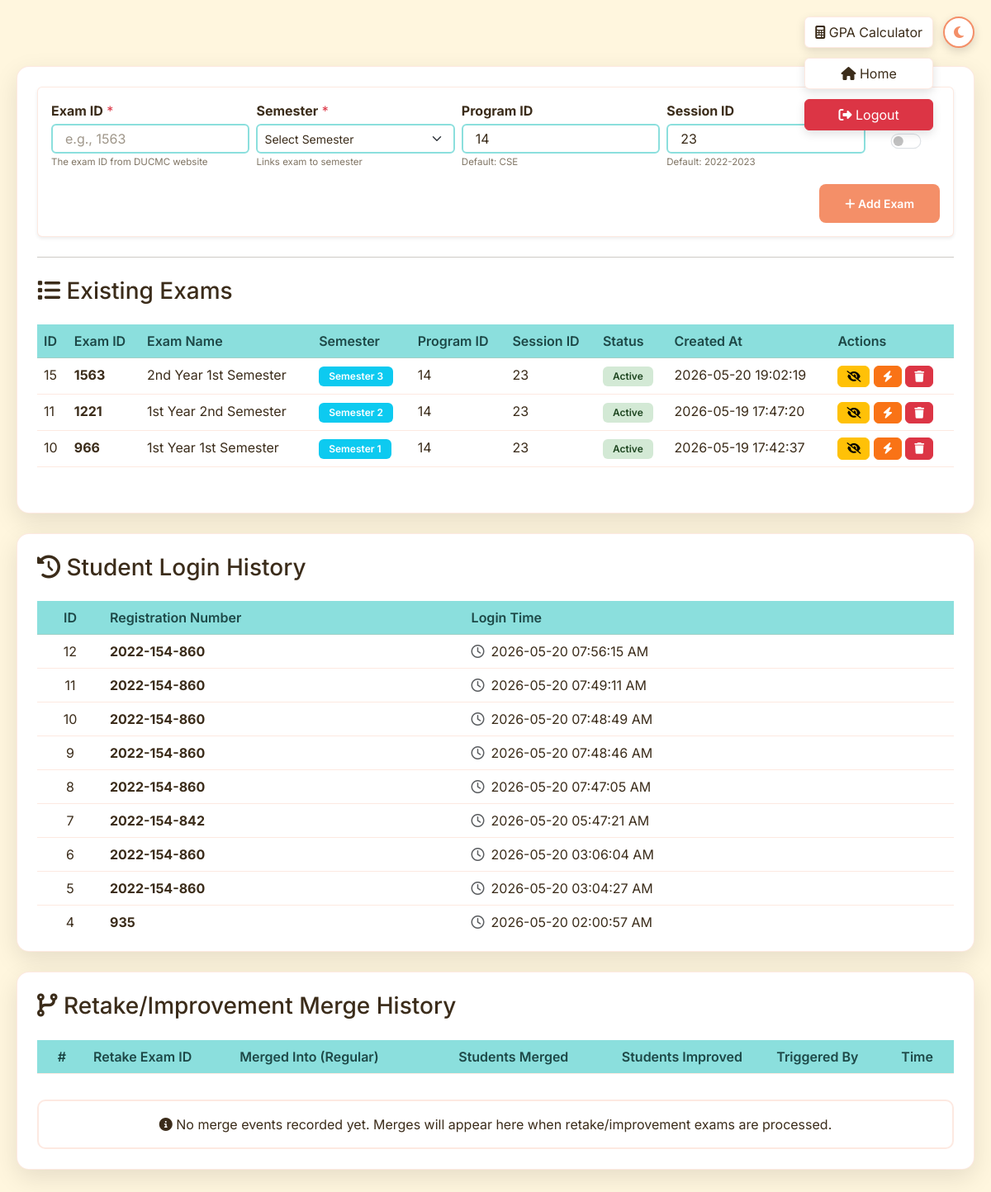
Page /admin/ (signed in) on the earlier database version.
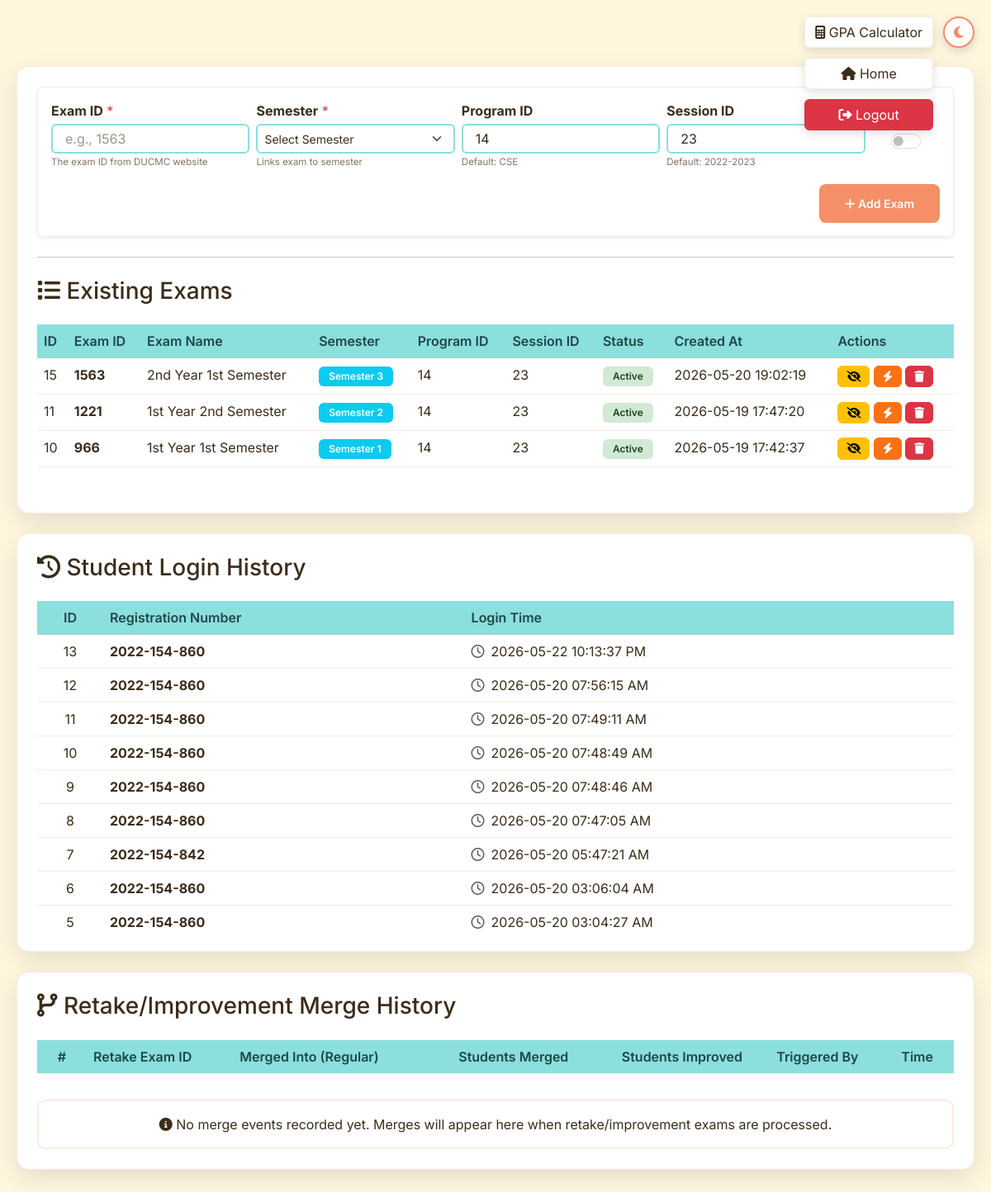
Same page on the later database version.
### tables this page shows
CREATE TABLE exams(id INTEGER PRIMARY KEY AUTOINCREMENT,exam_id VARCHAR(50)NOT NULL UNIQUE,exam_name TEXT NOT NULL,program_id VARCHAR(50)DEFAULT'14',session_id VARCHAR(50)DEFAULT'23',created_at TIMESTAMP DEFAULT CURRENT_TIMESTAMP,is_active BOOLEAN DEFAULT 1, semester INTEGER);

CREATE TABLE login_logs(id INTEGER PRIMARY KEY AUTOINCREMENT,registration_no VARCHAR(50)NOT NULL,login_time TEXT NOT NULL);

### app/routes/admin.py (the view)
@admin_bp.route('/')
@login_required
def admin():
    return render_template('admin.html', exams=get_enriched_exams(exam_repo.get_all()), login_logs=login_log_repo.get_all_logs(), merge_logs=merge_log_repo.get_all())

### app/models/models.py (called while the page is built, shortened)
def rewrite_sql(sql: str, is_pg: bool) -> str:
    if not is_pg:
        return sql

    def fetchall(self):
        rows = self.cursor.fetchall()
        return [dict(row) for row in rows] if self.is_pg else rows

    def __iter__(self):
        return self

    def __next__(self):
        row = next(self.cursor)
        return dict(row) if self.is_pg else row

    def execute(self, sql: str, params=None):
        cursor = self.conn.cursor()
        rewritten_sql = rewrite_sql(sql, self.is_pg)
        if params is None:
            cursor.execute(rewritten_sql)
        else:
            cursor.execute(rewritten_sql, params)
        return DatabaseCursorWrapper(cursor, self.is_pg)

 def get_all(self)->List[Dict]:
  with self.db.get_connection()as conn:return[dict(row)for row in conn.execute('SELECT*FROM exams ORDER BY created_at DESC')]

 def get_all_logs(self)->List[Dict]:
  try:
   with self.db.get_connection()as conn:
    return[dict(row)for row in conn.execute('SELECT*FROM login_logs ORDER BY id DESC')]
  except Exception:return[]

 def get_all(self)->List[Dict]:
  try:
   with self.db.get_connection()as conn:
    return[dict(row)for row in conn.execute('SELECT*FROM merge_logs ORDER BY id DESC')]
  except Exception:return[]

### app/routes/admin.py (called while the page is built)
def login_required(f):
    @wraps(f)
    def decorated_function(*args, **kwargs):
        if not session.get('logged_in'):
            flash('Please log in to access the admin panel', 'error')
            return redirect(url_for('main.login'))
        return f(*args, **kwargs)
    return decorated_function

### app/utils/app_helpers.py (called while the page is built)
def extract_exam_display_fields(result_data_json: str, created_at: str | None, default_exam_year: str = DEFAULT_EXAM_YEAR) -> tuple[str, str]:
    exam_year = default_exam_year
    pub_date = created_at.split(' ')[0] if created_at else 'N/A'
    if not result_data_json:
        return exam_year, pub_date
    try:
        data = json.loads(result_data_json)
    except Exception:
        return exam_year, pub_date
    info = data.get('student_info', {})
    exam_year_value = next((v for k, v in info.items() if k.lower().strip() == 'exam year'), None)
    pub_date_value = next((v for k, v in info.items() if k.lower().strip() == 'result publication date'), None)
    if exam_year_value:
        exam_year = exam_year_value
    if pub_date_value:
        pub_date = pub_date_value
    return exam_year, pub_date

### templates/admin.html (shortened to what this page needs)
{% extends 'base.html' %}
{% block body_class %}admin-page{% endblock %}
{% import 'components/nav.html' as nav %}
{% block navigation %}
{{ nav.navigation('admin', session) }}
{% endblock %}
{% block content %}
{% import 'components/badges.html' as badges %}
<main class="main-container">
    <div class="card">
        <div class="card-body p-4">
            <form method="POST" action="/admin/add_exam"
                class="form-container-premium mb-4 p-3 border rounded shadow-sm">
                <div class="row g-2 align-items-start">
                    <div class="col-6 col-md">
                        <div class="form-group mb-1">
                            <label for="exam_id" class="form-label mb-1"><strong>Exam ID</strong> <span
                                    class="text-danger">*</span></label>
                            <input type="text" class="form-control form-control-sm" id="exam_id" name="exam_id" required
                                placeholder="e.g., 1563">
                            <small class="text-muted d-block mt-1 form-helper-text">The exam ID from DUCMC website</small>
                        </div>
                    </div>
                    <div class="col-6 col-md">
                        <div class="form-group mb-1">
                            <label for="semester" class="form-label mb-1"><strong>Semester</strong> <span
                                    class="text-danger">*</span></label>
                            <select class="form-select form-select-sm" id="semester" name="semester" required>
                                <option value="">Select Semester</option>
                            </select>
                            <small class="text-muted d-block mt-1 form-helper-text">Links exam to semester</small>
                        </div>
                    </div>
                    <div class="col-6 col-md">
                        <div class="form-group mb-1">
                            <label for="program_id" class="form-label mb-1"><strong>Program ID</strong></label>
                            <input type="text" class="form-control form-control-sm" id="program_id" name="program_id"
                                value="14" placeholder="Default: 14">
                            <small class="text-muted d-block mt-1 form-helper-text">Default: CSE</small>
                        </div>
                    </div>
                    <div class="col-6 col-md">
                        <div class="form-group mb-1">
                            <label for="session_id" class="form-label mb-1"><strong>Session ID</strong></label>
                            <input type="text" class="form-control form-control-sm" id="session_id" name="session_id"
                                value="23" placeholder="Default: 23">
                            <small class="text-muted d-block mt-1 form-helper-text">Default: 2022-2023</small>
                        </div>
                    </div>
                    <div class="col-6 col-md-2 col-lg-1">
                        <div class="form-group mb-1 text-center">
                            <label class="form-label mb-1" style="display: inline-block; min-height: 21px;"><span
                                    class="badge badge-retake">Retake</span></label>
                            <div class="form-check form-switch d-flex align-items-center justify-content-center mb-0"
                                style="height: 36px;">
                                <input class="form-check-input mb-0" type="checkbox" id="is_retake" name="is_retake"
                                    value="1" style="cursor: pointer; transform: scale(1.15);">
                            </div>
                        </div>
                    </div>
                </div>
                <div class="d-flex align-items-center justify-content-end gap-3 mt-3">
                    <button type="submit" class="btn btn-sm btn-primary">
                        <i class="fas fa-plus"></i> Add Exam
                    </button>
                </div>
            </form>
            <hr>
            <h3 class="mb-4 mt-4"><i class="fas fa-list"></i> Existing Exams</h3>
            <div class="table-responsive">
                <table class="table table-hover">
                    <thead>
                        <tr>
                            <th>ID</th>
                            <th>Exam ID</th>
                            <th>Exam Name</th>
                            <th>Semester</th>
                            <th>Program ID</th>
                            <th>Session ID</th>
                            <th>Status</th>
                            <th>Created At</th>
                            <th>Actions</th>
                        </tr>
                    </thead>
                    <tbody>
                        {% for exam in exams %}
                        <tr>
                            <td>{{ exam.id }}</td>
                            <td><strong>{{ exam.exam_id }}</strong></td>
                            <td>{{ exam.exam_name }}</td>
                            <td>{{ badges.semester_badge(exam.semester) }}</td>
                            <td>{{ exam.program_id }}</td>
                            <td>{{ exam.session_id }}</td>
                            <td>{{ badges.active_badge(exam.is_active) }}</td>
                            <td>{{ exam.created_at }}</td>
                            <td>
                                <form method="POST" action="/admin/toggle_exam/{{ exam.id }}" style="display: inline;">
                                    <button type="submit" class="btn btn-sm btn-warning"
                                        title="{{ 'Deactivate' if exam.is_active else 'Activate' }}">
                                        <i class="fas fa-{{ 'eye-slash' if exam.is_active else 'eye' }}"></i>
                                    </button>
                                </form>
                                <form method="POST" action="/admin/retry_scrape/{{ exam.exam_id }}"
                                    style="display: inline;"
                                    onsubmit="return confirm('Re-dispatch scrape to GitHub Actions for this exam?');">
                                    <button type="submit" class="btn btn-sm btn-warning" title="Retry Scrape"
                                        style="background:#f97316;border-color:#f97316;color:#fff;">
                                        <i class="fas fa-bolt"></i>
                                    </button>
                                </form>
                                <form method="POST" action="/admin/delete_exam/{{ exam.id }}" style="display: inline;"
                                    onsubmit="return confirm('Are you sure you want to delete this exam?');">
                                    <button type="submit" class="btn btn-sm btn-danger" title="Delete">
                                        <i class="fas fa-trash"></i>
                                    </button>
                                </form>
                            </td>
                        </tr>
                        {% endfor %}
                    </tbody>
                </table>
            </div>
        </div>
    </div>
    <div class="card mt-4">
        <div class="card-body p-4">
            <h3 class="mb-4"><i class="fas fa-history"></i> Student Login History</h3>
            <div class="table-responsive" style="max-height: 400px; overflow-y: auto;">
                <table class="table table-hover">
                    <thead>
                        <tr>
                            <th style="width: 80px; text-align: center;">ID</th>
                            <th>Registration Number</th>
                            <th>Login Time</th>
                        </tr>
                    </thead>
                    <tbody>
                        {% for log in login_logs %}
                        <tr>
                            <td style="text-align: center;">{{ log.id }}</td>
                            <td><strong>{{ log.registration_no }}</strong></td>
                            <td><i class="far fa-clock text-muted me-2"></i>{{ log.login_time }}</td>
                        </tr>
                        {% endfor %}
                    </tbody>
                </table>
            </div>
        </div>
    </div>
    <div class="card mt-4">
        <div class="card-body p-4">
            <h3 class="mb-4"><i class="fas fa-code-branch"></i> Retake/Improvement Merge History</h3>
            <div class="table-responsive" style="max-height: 400px; overflow-y: auto;">
                <table class="table table-hover">
                    <thead>
                        <tr>
                            <th style="width: 60px; text-align: center;">#</th>
                            <th>Retake Exam ID</th>
                            <th>Merged Into (Regular)</th>
                            <th style="text-align: center;">Students Merged</th>
                            <th style="text-align: center;">Students Improved</th>
                            <th>Triggered By</th>
                            <th>Time</th>
                        </tr>
                    </thead>
                </table>
            </div>
            {% if not merge_logs %}
            <div class="alert alert-info text-center mb-0">
                <i class="fas fa-info-circle"></i> No merge events recorded yet. Merges will appear here when retake/improvement exams are processed.
            </div>
            {% endif %}
        </div>
    </div>
</main>
{% endblock %}

### templates/base.html (shortened to what this page needs)
<!DOCTYPE html>
<html lang="en">
<head>
    <link href="https://cdn.jsdelivr.net/npm/bootstrap@5.3.0/dist/css/bootstrap.min.css" rel="stylesheet">
    <link rel="stylesheet" href="https://cdnjs.cloudflare.com/ajax/libs/font-awesome/6.4.0/css/all.min.css">
    <link rel="stylesheet" href="{{ url_for('static', filename='css/main.css') }}">
</head>
<body class="{% block body_class %}{% endblock %}">
    <button id="themeToggle" class="theme-toggle-btn" aria-label="Toggle Theme">
        <i class="fas fa-moon"></i>
    </button>
    {% block navigation %}{% endblock %}
    {% block content %}{% endblock %}
</body>
</html>

### templates/components/nav.html (shortened to what this page needs)
{% macro navigation(current_page, session) %}
<nav class="nav-buttons-container">
    {% if session.logged_in %}
        {% if current_page != 'gpa_calc' %}
        <a href="/gpa_calc" class="btn btn-light nav-action-btn">
            <i class="fas fa-calculator"></i> GPA Calculator
        </a>
        {% endif %}
        {% if current_page != 'home' %}
        <a href="/" class="btn btn-light nav-action-btn">
            <i class="fas fa-home"></i> Home
        </a>
        {% endif %}
        {% if current_page == 'admin' %}
        <a href="/logout" class="btn btn-danger nav-action-btn" onclick="return confirm('Are you sure you want to logout?')">
            <i class="fas fa-sign-out-alt"></i> Logout
        </a>
        {% endif %}
    {% endif %}
</nav>
{% endmacro %}

### templates/components/badges.html (shortened to what this page needs)
{% macro semester_badge(semester) %}
  {% if semester %}
    <span class="badge bg-info">Semester {{ semester }}</span>
  {% else %}
    <span class="badge bg-secondary">Not Set</span>
  {% endif %}
{% endmacro %}
{% macro active_badge(is_active) %}
  {% if is_active %}
    <span class="badge badge-active">Active</span>
  {% else %}
    <span class="badge badge-inactive">Inactive</span>
  {% endif %}
{% endmacro %}

Differences in the rows shown:
no longer on this page (row unchanged): login_logs: id "4", registration_no "935", login_time "2026-05-20 02:00:57 AM"
added login_logs: id "13", registration_no "2022-154-860", login_time "2026-05-22 10:13:37 PM"
